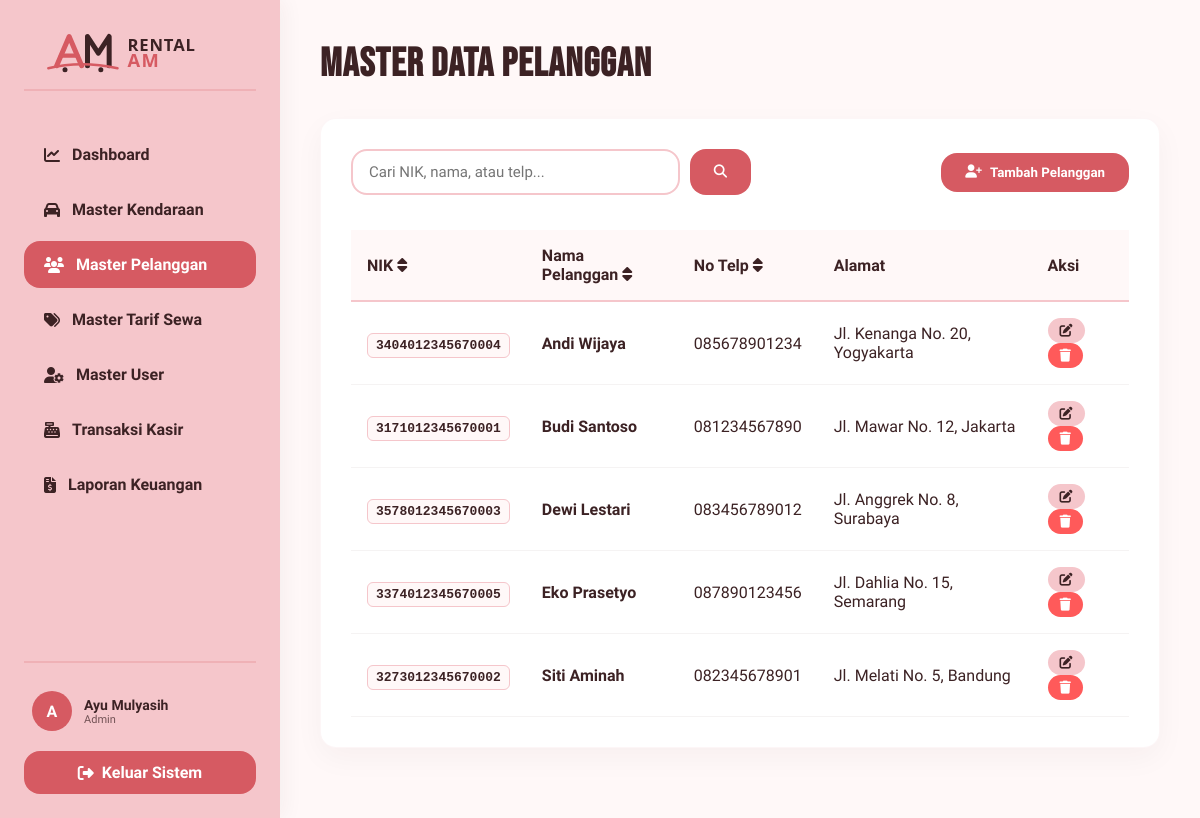
The page /index.php?action=master_pelanggan (signed in) on the database its author committed.
### tables this page shows
CREATE TABLE IF NOT EXISTS pelanggan (
    id_pelanggan INT AUTO_INCREMENT PRIMARY KEY,
    nama_pelanggan VARCHAR(100) NOT NULL,
    no_telp VARCHAR(20) NOT NULL,
    alamat TEXT NOT NULL,
    nik VARCHAR(30) NOT NULL UNIQUE
);

### controllers/PelangganController.php (called while the page is built, shortened)
<?php
require_once 'models/Pelanggan.php';
class PelangganController {
    private $pelangganModel;
    public function __construct($db) {
        $this->pelangganModel = new Pelanggan($db);
    }
    public function index() {
        $search = $_GET['search'] ?? '';
        $sort_by = $_GET['sort_by'] ?? 'nama_pelanggan';
        $sort_order = $_GET['sort_order'] ?? 'ASC';
        $customers = $this->pelangganModel->getAll($search, $sort_by, $sort_order);
        require_once 'views/master_pelanggan.php';
    }
}

### models/Pelanggan.php (called while the page is built, shortened)
<?php
class Pelanggan {
    private $conn;
    private $table_name = "pelanggan";
    public function __construct($db) {
        $this->conn = $db;
    }
    public function getAll($search = '', $sort_by = 'nama_pelanggan', $sort_order = 'ASC') {
        $allowed_sort = ['id_pelanggan', 'nama_pelanggan', 'no_telp', 'alamat', 'nik'];
        $sort_order = strtoupper($sort_order) === 'DESC' ? 'DESC' : 'ASC';
        $query = "SELECT * FROM " . $this->table_name;
        $query .= " ORDER BY " . $sort_by . " " . $sort_order;
        $stmt = $this->conn->prepare($query);
        $stmt->execute();
        return $stmt->fetchAll(PDO::FETCH_ASSOC);
    }
}

### views/master_pelanggan.php (the view, shortened to what this page needs)
<!DOCTYPE html>
<html lang="id">
<head>
    <link rel="stylesheet" href="assets/css/style.css">
    <link rel="stylesheet" href="https://cdnjs.cloudflare.com/ajax/libs/font-awesome/6.4.0/css/all.min.css">
</head>
<body>
    <?php require_once 'views/layout/sidebar.php'; ?>
    <div class="main-content">
        <h1 class="page-title">MASTER DATA PELANGGAN</h1>
        <div class="card">
            <div class="search-sort-bar">
                <form action="index.php" method="GET" class="search-box">
                    <input type="text" name="search" class="form-control" placeholder="Cari NIK, nama, atau telp..." value="<?php echo htmlspecialchars($search); ?>">
                    <button type="submit" class="btn btn-primary"><i class="fa-solid fa-magnifying-glass"></i></button>
                </form>
                <div class="sort-box">
                    <button class="btn btn-primary" onclick="openAddModal()"><i class="fa-solid fa-user-plus"></i> Tambah Pelanggan</button>
                </div>
            </div>
            <div class="table-responsive">
                <table>
                    <thead>
                        <tr>
                            <th>
                                <a href="index.php?action=master_pelanggan&search=<?php echo urlencode($search); ?>&sort_by=nik&sort_order=<?php echo $sort_order === 'ASC' ? 'DESC' : 'ASC'; ?>" style="text-decoration:none; color:inherit;">
                                    NIK <i class="fa-solid fa-sort"></i>
                                </a>
                            </th>
                            <th>
                                <a href="index.php?action=master_pelanggan&search=<?php echo urlencode($search); ?>&sort_by=nama_pelanggan&sort_order=<?php echo $sort_order === 'ASC' ? 'DESC' : 'ASC'; ?>" style="text-decoration:none; color:inherit;">
                                    Nama Pelanggan <i class="fa-solid fa-sort"></i>
                                </a>
                            </th>
                            <th>
                                <a href="index.php?action=master_pelanggan&search=<?php echo urlencode($search); ?>&sort_by=no_telp&sort_order=<?php echo $sort_order === 'ASC' ? 'DESC' : 'ASC'; ?>" style="text-decoration:none; color:inherit;">
                                    No Telp <i class="fa-solid fa-sort"></i>
                                </a>
                            </th>
                            <th>Alamat</th>
                            <th>Aksi</th>
                        </tr>
                    </thead>
                    <tbody>
                        <?php if (empty($customers)): ?>
                            <tr>
                                <td colspan="5" style="text-align: center; padding: 30px;">Data pelanggan tidak ditemukan.</td>
                            </tr>
                        <?php else: ?>
                            <?php foreach ($customers as $c): ?>
                                <tr>
                                    <td><span style="font-family:monospace; background-color:#FFF8F8; padding:4px 8px; border-radius:6px; border:1px solid #F5C6CB; font-weight:700;"><?php echo htmlspecialchars($c['nik']); ?></span></td>
                                    <td style="font-weight:600;"><?php echo htmlspecialchars($c['nama_pelanggan']); ?></td>
                                    <td><?php echo htmlspecialchars($c['no_telp']); ?></td>
                                    <td><?php echo htmlspecialchars($c['alamat']); ?></td>
                                    <td>
                                        <button class="btn btn-secondary" style="padding: 6px 12px; font-size:13px;" onclick="openEditModal(<?php echo htmlspecialchars(json_encode($c)); ?>)">
                                            <i class="fa-solid fa-pen-to-square"></i>
                                        </button>
                                        <a href="index.php?action=pelanggan_delete&id=<?php echo $c['id_pelanggan']; ?>" class="btn btn-danger" style="padding: 6px 12px; font-size:13px;" onclick="return confirm('Hapus pelanggan ini?')">
                                            <i class="fa-solid fa-trash"></i>
                                        </a>
                                    </td>
                                </tr>
                            <?php endforeach; ?>
                        <?php endif; ?>
                    </tbody>
                </table>
            </div>
        </div>
    </div>
</body>
</html>

### assets/css/style.css (style rules this page uses)
* { margin: 0; padding: 0; box-sizing: border-box; font-family: 'Plus Jakarta Sans', sans-serif; }
body { background-color: #FFF8F8; color: #3C2224; display: flex; min-height: 100vh; }
.main-content { margin-left: 280px; flex: 1; padding: 40px; overflow-y: auto; }
.page-title { font-family: 'Bebas Neue', sans-serif; font-size: 40px; letter-spacing: 1px; color: #3C2224; margin-bottom: 30px; }
.card { background-color: #FFFFFF; border-radius: 16px; box-shadow: 0 10px 30px rgba(60, 34, 36, 0.04); padding: 30px; margin-bottom: 30px; border: 1px solid rgba(214, 90, 98, 0.05); }
.btn { display: inline-flex; align-items: center; gap: 8px; padding: 12px 24px; font-weight: 600; border-radius: 16px; border: none; cursor: pointer; transition: all 0.3s ease; text-decoration: none; }
.btn-primary { background-color: #D65A62; color: #FFFFFF; }
.btn-secondary { background-color: #F5C6CB; color: #3C2224; }
.btn-danger { background-color: #FF5A5A; color: #FFFFFF; }
.table-responsive { width: 100%; overflow-x: auto; }
table { width: 100%; border-collapse: collapse; margin-top: 15px; }
th { background-color: #FFF8F8; color: #3C2224; text-align: left; padding: 16px; font-weight: 700; border-bottom: 2px solid #F5C6CB; }
td { padding: 16px; border-bottom: 1px solid rgba(60, 34, 36, 0.05); color: #3C2224; }
.form-control { width: 100%; padding: 12px 16px; border-radius: 16px; border: 2px solid #F5C6CB; background-color: #FFFFFF; color: #3C2224; font-size: 15px; transition: all 0.3s ease; }
.search-sort-bar { display: flex; justify-content: space-between; align-items: center; gap: 20px; margin-bottom: 20px; flex-wrap: wrap; }
.search-box { display: flex; gap: 10px; flex: 1; max-width: 400px; }
.sort-box { display: flex; align-items: center; gap: 10px; }

### rows shown on the page
pelanggan: nik "3404012345670004", nama_pelanggan "Andi Wijaya", no_telp "085678901234", alamat "Jl. Kenanga No. 20, Yogyakarta"
pelanggan: nik "3171012345670001", nama_pelanggan "Budi Santoso", no_telp "081234567890", alamat "Jl. Mawar No. 12, Jakarta"
pelanggan: nik "3578012345670003", nama_pelanggan "Dewi Lestari", no_telp "083456789012", alamat "Jl. Anggrek No. 8, Surabaya"
pelanggan: nik "3374012345670005", nama_pelanggan "Eko Prasetyo", no_telp "087890123456", alamat "Jl. Dahlia No. 15, Semarang"
pelanggan: nik "3273012345670002", nama_pelanggan "Siti Aminah", no_telp "082345678901", alamat "Jl. Melati No. 5, Bandung"

### other values the page prints
substr($_SESSION['user']['nama_lengkap'] ?? 'A', 0, 1) "A"
$_SESSION['user']['nama_lengkap'] "Ayu Mulyasih"
$user_role "Admin"
